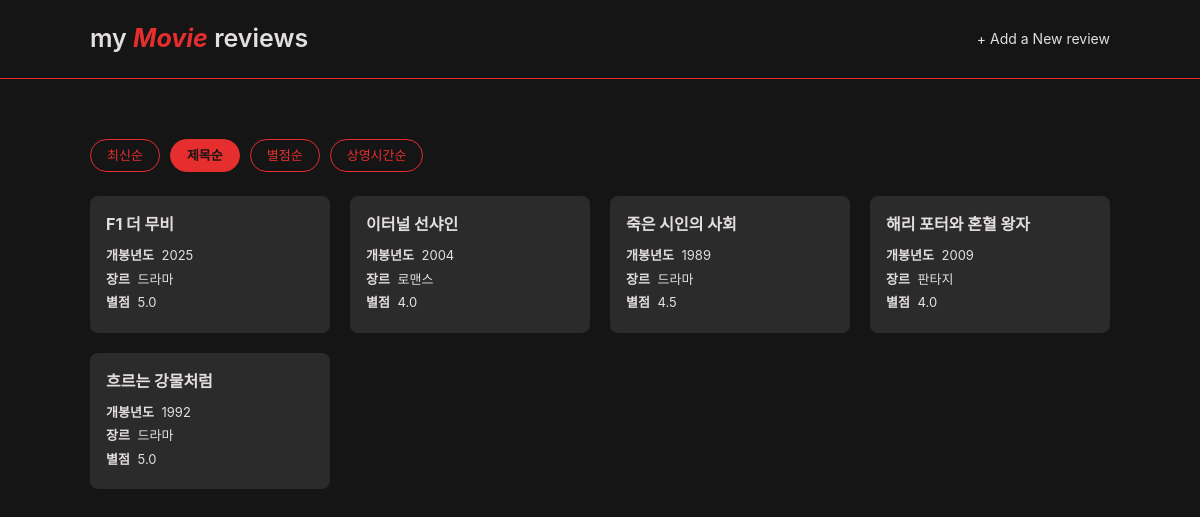
Page /?sort=title on the committed database.
### reviews/models.py (models this page shows, shortened)
class Review(models.Model):
    GENRE_CHOICES = [
        ('action', '액션'),
        ('comedy', '코미디'),
        ('drama', '드라마'),
        ('romance', '로맨스'),
        ('thriller', '스릴러'),
        ('horror', '공포'),
        ('sf', 'SF'),
        ('animation', '애니메이션'),
        ('documentary', '다큐멘터리'),
        ('fantasy', '판타지'),
    ]
    RATING_CHOICES = [(i / 2, f'{i / 2}점') for i in range(1, 11)]  # 0.5 ~ 5.0
    title = models.CharField(max_length=100)
    release_year = models.PositiveIntegerField()
    director = models.CharField(max_length=100)
    main_actor = models.CharField(max_length=100)
    genre = models.CharField(max_length=20, choices=GENRE_CHOICES)
    rating = models.FloatField(choices=RATING_CHOICES)
    running_time = models.PositiveIntegerField(help_text='분 단위로 입력해주세요.')
    content = models.TextField()
    created_at = models.DateTimeField(auto_now_add=True)
    updated_at = models.DateTimeField(auto_now=True)

### reviews/views.py (the view)
# urls.py: path('', views.review_list, name='review_list'),
def review_list(request):
    sort = request.GET.get('sort', '')
    order_by = SORT_OPTIONS.get(sort, '-created_at')
    reviews = Review.objects.all().order_by(order_by)
    context = {
        'reviews': reviews,
        'sort': sort,
    }
    return render(request, 'reviews/review_list.html', context)

### reviews/templates/reviews/review_list.html (shortened to what this page needs)
{% extends 'reviews/base.html' %}
{% block content %}
<div class="list-header">
  <div class="sort-group">
    <a href="{% url 'reviews:review_list' %}" class="btn-sort {% if not sort %}active{% endif %}">최신순</a>
    <a href="?sort=title" class="btn-sort {% if sort == 'title' %}active{% endif %}">제목순</a>
    <a href="?sort=rating" class="btn-sort {% if sort == 'rating' %}active{% endif %}">별점순</a>
    <a href="?sort=running_time" class="btn-sort {% if sort == 'running_time' %}active{% endif %}">상영시간순</a>
  </div>
</div>
{% if reviews %}
<div class="card-grid">
  {% for review in reviews %}
  <div class="card">
    <a href="{% url 'reviews:review_detail' review.pk %}">
      <div class="card-body">
        <h5 class="card-title">{{ review.title }}</h5>
        <p class="release-year">
          <span class="card-body-label">개봉년도</span>
          <span class="card-body-value">{{ review.release_year }}</span>
        </p>
        <p class="card-genre">
          <span class="card-body-label">장르</span>
          <span class="card-body-value">{{ review.get_genre_display }}</span>
        </p>
        <p class="rating-stars">
          <span class="card-body-label">별점</span>
          <span class="card-body-value">{{ review.rating }}</span>
        </p>
      </div>
    </a>
  </div>
  {% endfor %}
</div>
{% else %}
<div class="empty-state">
  <p>아직 작성된 리뷰가 없습니다.</p>
  <a href="{% url 'reviews:review_create' %}" class="btn-primary">첫 리뷰 작성하기</a>
</div>
{% endif %}
{% endblock %}

### reviews/static/reviews/css/style.css (style rules this page uses)
body { font-family: -apple-system, BlinkMacSystemFont, 'Segoe UI', Roboto, 'Helvetica Neue', Arial, sans-serif; background-color: #151515; color: #222; }
.list-header { margin-bottom: 24px; }
.sort-group { display: flex; gap: 6px; }
.btn-sort { display: inline-block; padding: 6px 16px; margin-right: 4px; border: 1px solid #e72e2e; border-radius: 20px; font-size: 13px; color: #e72e2e; transition: all 0.15s ease; }
.btn-sort:hover, .btn-sort.active { background-color: #e72e2e; border-color: #e72e2e; font-weight: 600; color: #151515; }
.card-grid { display: grid; grid-template-columns: repeat(4, 1fr); gap: 20px; }
.card { background-color: hsl(0, 1%, 17%); border-radius: 8px; overflow: hidden; transition: transform 0.15s ease, box-shadow 0.15s ease; }
.card a { display: block; color: inherit; }
.card-body { padding: 16px; }
.card-body-label { font-weight: 700; margin-right: 4px; }
.card-title { font-size: 16px; font-weight: 700; margin-bottom: 10px; color: #e3dfdf }
.release-year, .card-genre { font-size: 13px; color: #e3dfdf; margin-bottom: 4px; }
.rating-stars { font-size: 13px; color: #e3dfdf; margin-bottom: 4px; }

### rows in the picture
Review: title "F1 더 무비", release_year "2025", genre "드라마", rating "5.0"
Review: title "이터널 선샤인", release_year "2004", genre "로맨스", rating "4.0"
Review: title "죽은 시인의 사회", release_year "1989", genre "드라마", rating "4.5"
Review: title "해리 포터와 혼혈 왕자", release_year "2009", genre "판타지", rating "4.0"
Review: title "흐르는 강물처럼", release_year "1992", genre "드라마", rating "5.0"
